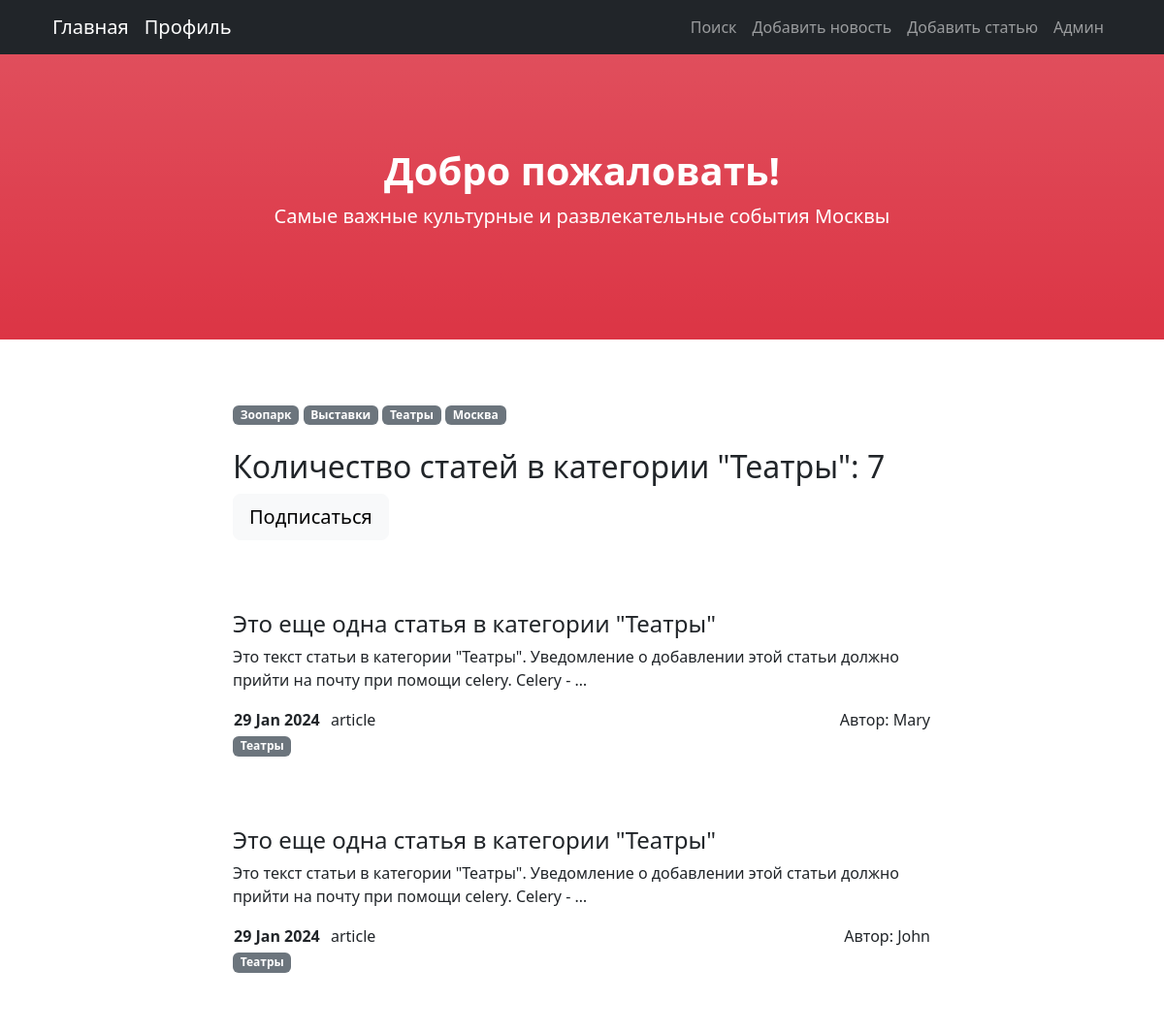
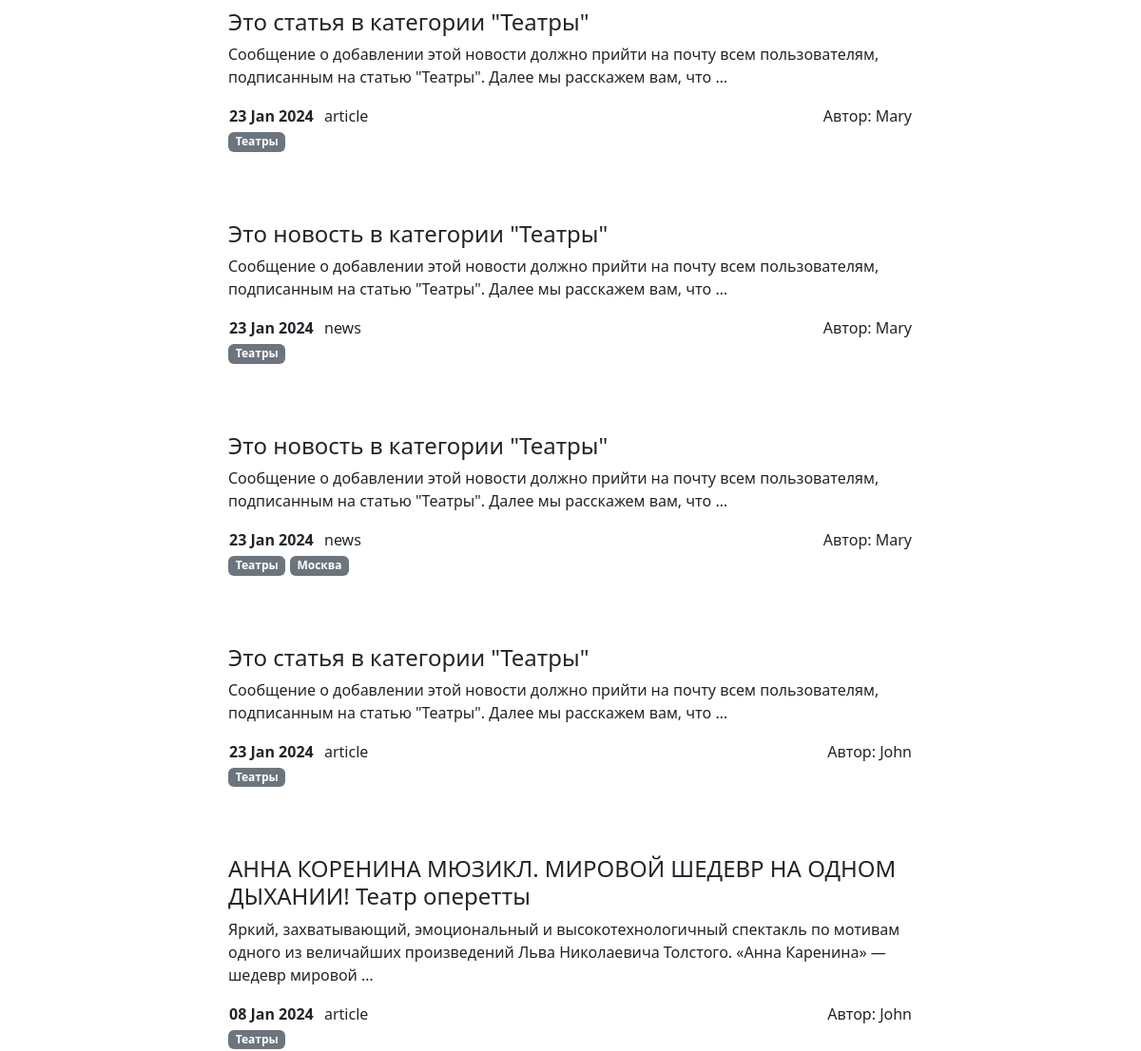
The page /articles/categories/3 (upper part) on the database as committed earlier (2 pictures, top to bottom).
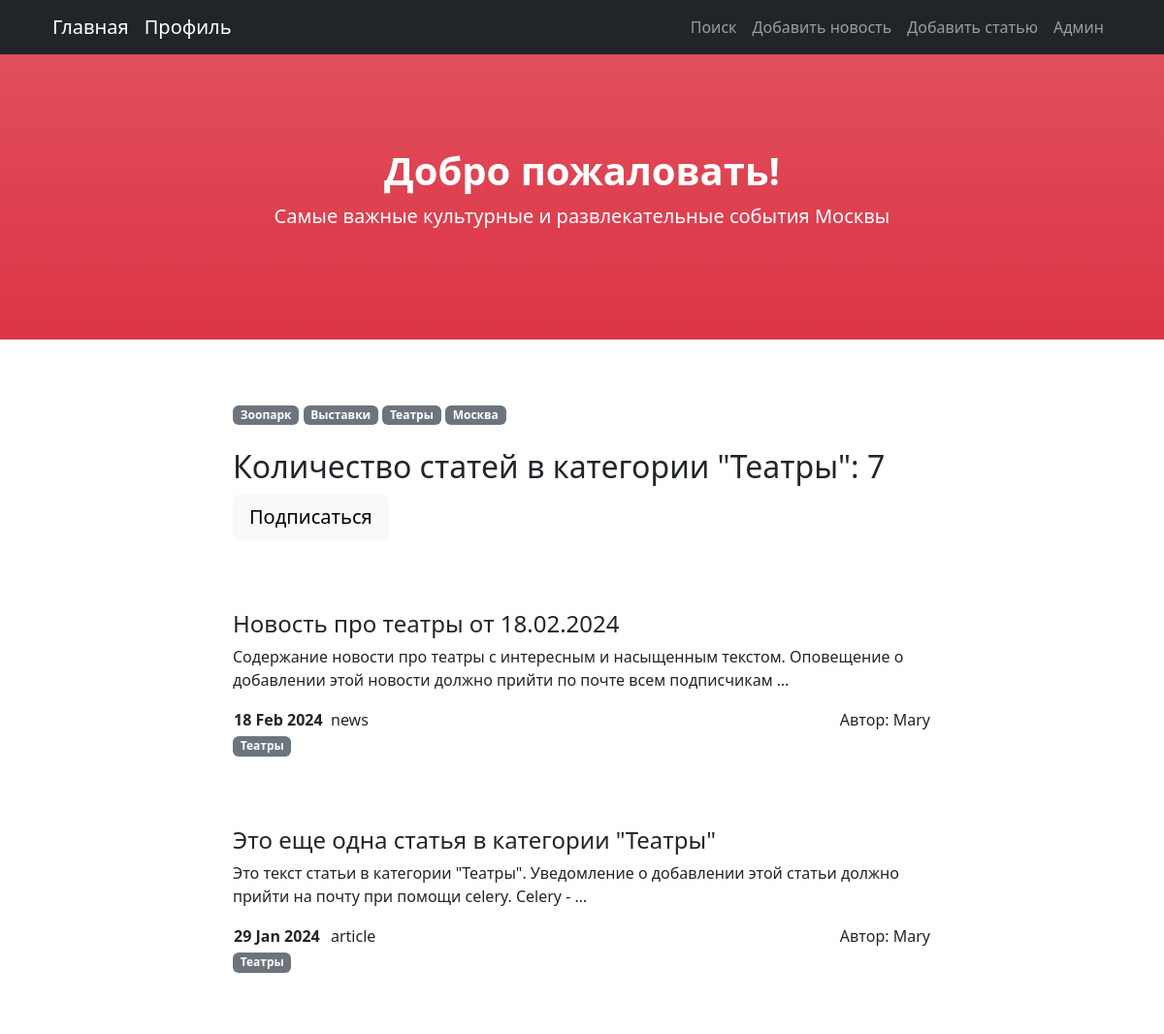
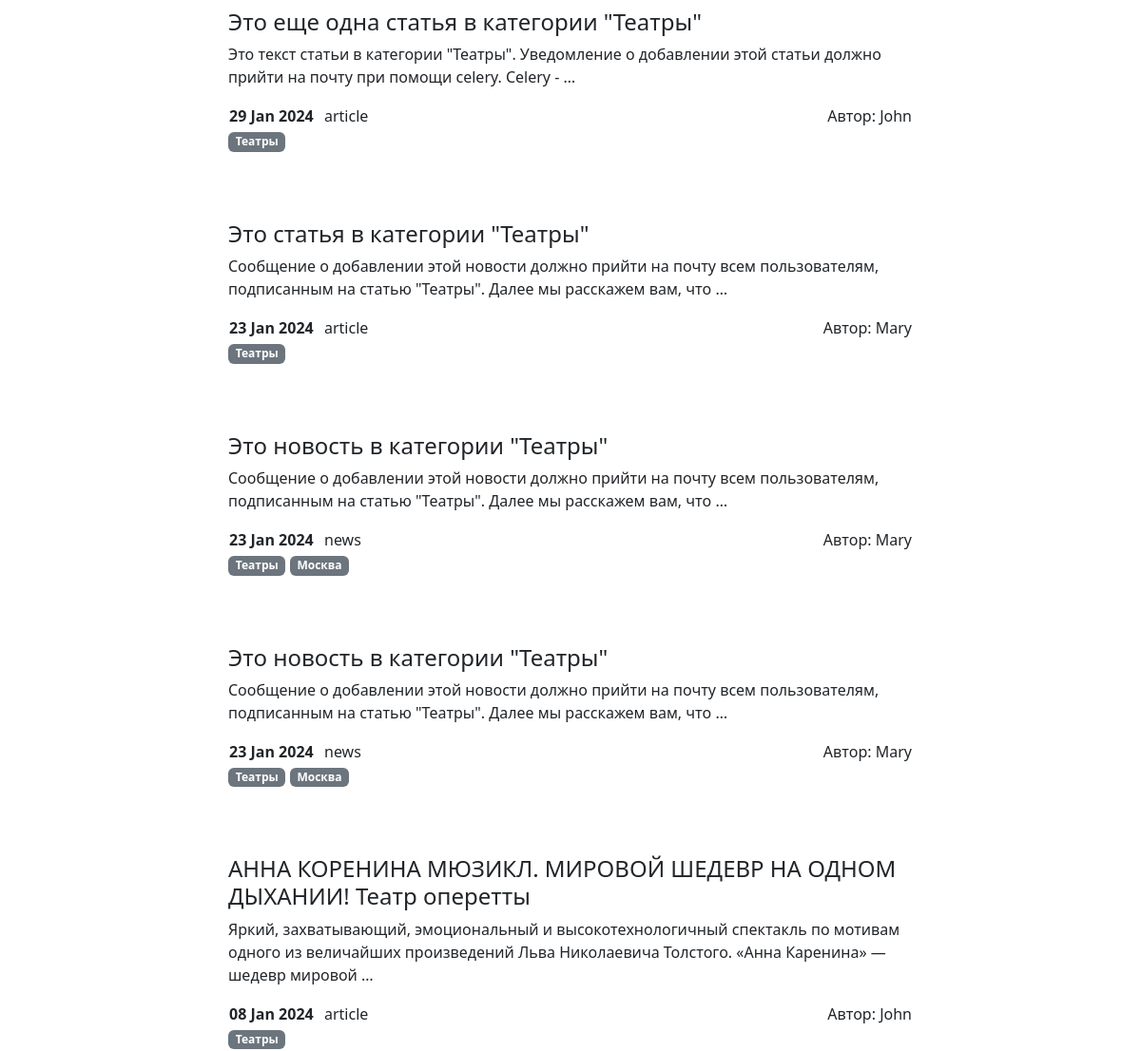
The same page on the database as committed later (2 pictures, top to bottom).
### News/models.py (models this page shows, shortened)
class Category(models.Model):
    name = models.CharField(max_length=150, unique=True)
    subscribers = models.ManyToManyField(User, blank=True, related_name='categories')
    def __str__(self):
        return self.name

class Post(models.Model):
    PREVIEW_LENGTH = 124
    news = 'NE'
    article = 'AR'
    ITEM_TYPE = [(news, 'news'),
                 (article, 'article')]
    type = models.CharField(max_length=2, choices=ITEM_TYPE, default=news)
    add_date = models.DateTimeField(auto_now_add=True)
    title = models.CharField(max_length=150)
    content = models.TextField()
    rating = models.IntegerField(default=0)
    author = models.ForeignKey(Author, on_delete=models.PROTECT)
    category = models.ManyToManyField(Category, through='PostCategory', related_name='posts_categories')
    def get_categories(self):
        cat_qs = self.category.all()
        return cat_qs

class Author(models.Model):
    rating = models.IntegerField(default=0)
    user = models.OneToOneField(User, on_delete=models.CASCADE)
    def __str__(self):
        return self.user.username

### News/views.py (the view, shortened to what this page needs)
# urls.py: path('categories/<int:pk>', PostCategoryList.as_view(), name='categories'),
class PostCategoryList(ListView):
    model = Post
    context_object_name = 'posts'
    paginate_by = 10
    template_name = 'categories.html'
    def get_queryset(self):
        self.category = get_object_or_404(Category, id=self.kwargs['pk'])
        queryset = Post.objects.filter(category=self.category).order_by('-add_date')
        return queryset
    def get_context_data(self, *, object_list=None, **kwargs):
        context = super().get_context_data(**kwargs)
        page = context['page_obj']
        context['all_categories'] = Category.objects.all()
        context['category'] = self.category
        context['paginator_range'] = page.paginator.get_elided_page_range(
            page.number, on_each_side=1, on_ends=1)
        context['is_subscriber'] = self.request.user in self.category.subscribers.all()
        return context

### News/templatetags/custom_filters.py (called while the page is built)
@register.filter()
def censor(value: str) -> str:
    try:
        if not isinstance(value, str):
            raise CensorException('Filter can work only with str format')
        pattern = re.compile(fr"\b{BAD_WORD}[а-я]{{0,5}}\b", re.IGNORECASE)
        result = re.sub(pattern, censor_repl, value)
        return result
    except CensorException as error:
        print(error)
        pass

### News/templatetags/custom_tags.py (called while the page is built)
@register.simple_tag(takes_context=True)
def url_replace(context, **kwargs):
    d = context['request'].GET.copy()
    for k, v in kwargs.items():
        d[k] = v
    return d.urlencode()

### templates/categories.html (shortened to what this page needs)
{% extends 'flatpages/default.html' %}
{% load custom_filters %}
{% block content %}
    {% load cache %}
    {% cache 600 categories_badges %}
        <div>
            {% for category in all_categories %}
                <a style="text-decoration: none" href="{% url 'categories' category.id %}">
                    <span class="badge text-bg-secondary">{{ category }}</span>
                </a>
            {% endfor %}
        </div>
    {% endcache %}
    <br>
    <h2>Количество статей в категории "{{ category }}": {{ page_obj.paginator.count }}</h2>
    {% if is_subscriber %}
        <h6>Вы подписаны на категорию "{{ category }}"</h6>
    {% else %}
        <div>
            <a style="text-decoration: none" href="{% url 'subscribe' category.id %}">
                <input title="Еженедельная рассылка и оповещение о новых статьях в этой категории"  class="btn btn-lg btn-light" type="button" value="Подписаться" />
            </a>
        </div>
    {% endif %}
    <br><br><br>
    {% if posts %}
        {% for post in page_obj %}
            <h4><a class="nav-link" href="/news/{{ post.pk }}">{{ post.title|censor }}</a></h4>
            <p>{{ post.content|truncatewords:20|censor }}</p>
            <table width="100%">
                <tr>
                    <td width="100"><b>{{ post.add_date|date:'d M Y' }}</b></td>
                    <td>{{ post.get_type_display }}</td>
                    <td align="right">Автор: {{ post.author }}</td>
                </tr>
            </table>
        <div>
            {% for category in post.get_categories %}
                <a style="text-decoration: none" href="{% url 'categories' category.id %}">
                    <span class="badge text-bg-secondary">{{ category }}</span>
                </a>
            {% endfor %}
        </div>
        <br><br><br>
        {% endfor %}
    {% else %}
        <h3>Извините, новостей сейчас нет!</h3>
    {% endif %}
{% endblock content %}

Rows that differ between the two databases and show on the page:
removed Post: title|censor "Это статья в категории \"Театры\"", content|censor "Сообщение о добавлении этой новости должно прийти на почту всем пользователям, подписанным на статью \"Театры\". Далее мы расскажем вам, что …", add_date "23 Jan 2024", type "article", author "John", Category (name "Театры")
added Post: title|censor "Новость про театры от 18.02.2024", content|censor "Содержание новости про театры с интересным и насыщенным текстом. Оповещение о добавлении этой новости должно прийти по почте всем подписчикам …", add_date "18 Feb 2024", type "news", author "Mary", Category (name "Театры")
changed Post (number 5 of 7 on the later page): gains Category (name "Москва")
